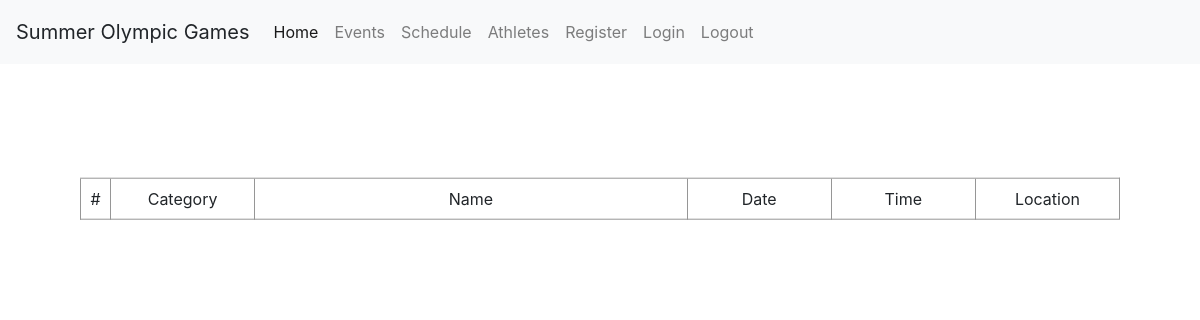
/eventsPage.php, run on an earlier commit of the app's database.
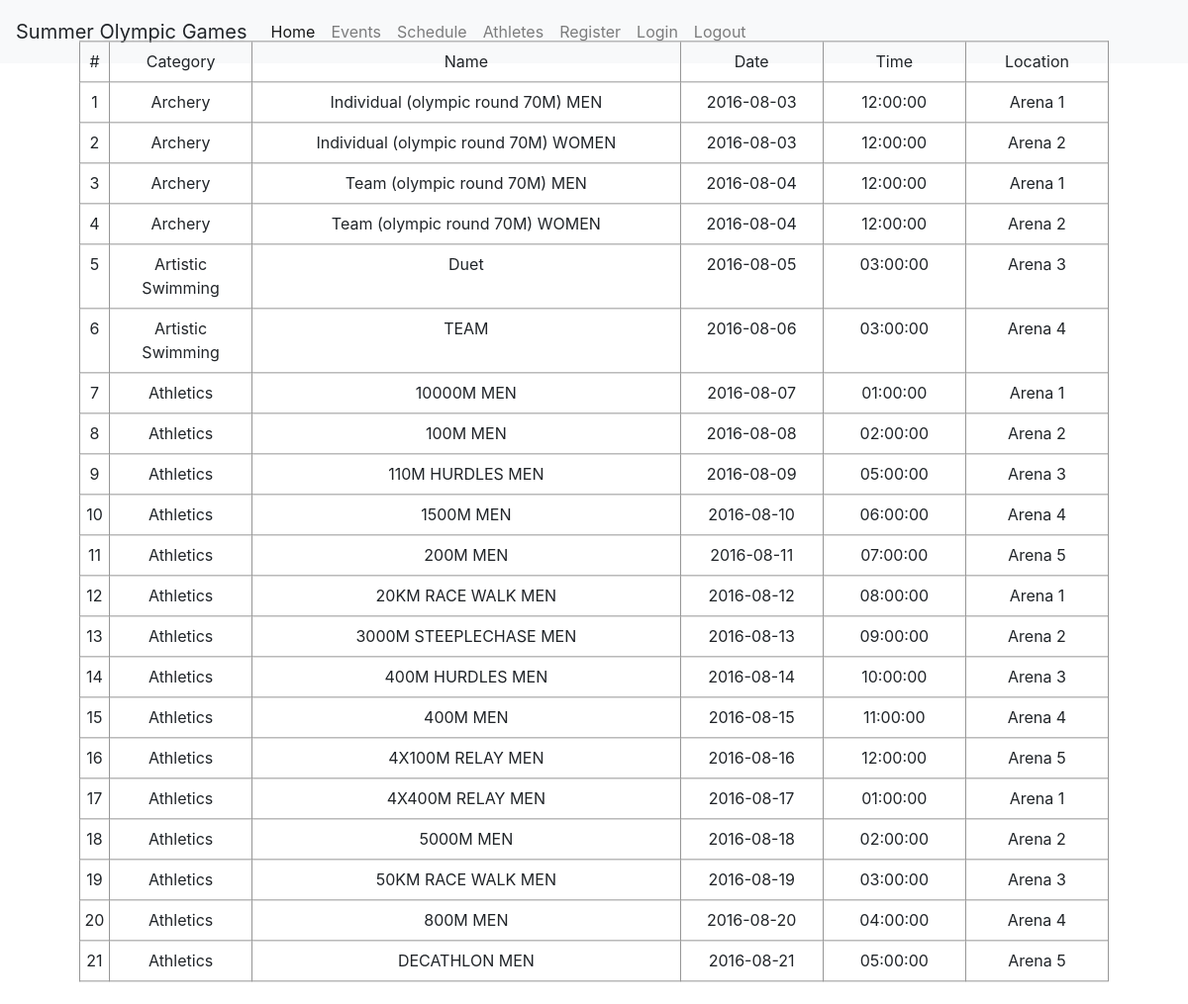
And on a later commit of the database.
### tables this page shows
CREATE TABLE IF NOT EXISTS olympicEvent(  
    id INT AUTO_INCREMENT,
    name VARCHAR(50) NOT NULL,
    date DATE NOT NULL,
    time  TIME NOT NULL,
    location VARCHAR(30) NOT NULL,
    eventType VARCHAR(15) NOT NULL,  
    category VARCHAR (30) NOT NULL,  
    PRIMARY KEY (id)
);

### eventsPage.php (the view)
<?php
require 'header.php';
?>
<div class="grid_container">
  <div class="grid">
    <span># </span>
    <span>Category</span>
    <span>Name</span>
    <span>Date</span>
    <span>Time</span>
    <span>Location</span>
    <?php
      $sql ="SELECT * FROM olympicEvent";
      $counter = 1;
      $result = mysqli_query($mysqli, $sql);
      $queryResult = mysqli_num_rows($result);
      if ($queryResult>0){
        while ($row = mysqli_fetch_assoc($result)){
          echo "<span>".$counter."</span>";
          echo "<span>".$row['category']."</span>";
          echo "<span>".$row['name']."</span>";
          echo "<span>".$row['date']."</span>";
          echo "<span>".$row['time']."</span>";
          echo "<span>".$row['location']."</span>";
          $counter++;
        }
      }
     ?>
  </div>
</div>

### header.php (shortened to what this page needs)
<html>
<head>
 <link rel="stylesheet" type="text/css" href="ourStyle.css">
 <link rel="stylesheet" href="https://maxcdn.bootstrapcdn.com/bootstrap/4.0.0/css/bootstrap.min.css"></head>
<body>
<nav class="navbar navbar-expand-lg navbar-light bg-light">
  <a class="navbar-brand">Summer Olympic Games</a>
  <div class="collapse navbar-collapse" id="navbarNavAltMarkup">
    <div class="navbar-nav">
      <a class="nav-item nav-link active" href="header.php">Home <span class="sr-only">(current)</span></a>
      <a class="nav-item nav-link" href="eventsPage.php">Events</a>
      <a class="nav-item nav-link" href="schedulePage.php">Schedule</a>
      <a class="nav-item nav-link" href="#">Athletes</a>
      <a class="nav-item nav-link" href="registerPage.php">Register</a>
      <a class="nav-item nav-link" href="loginPage.php">Login</a>
      <a class="nav-item nav-link" href="logout.php"> Logout</a></li>
    </div>
  </div>
</nav>

### ourStyle.css (style rules this page uses)
body { margin: 0; padding: 0; background: white no-repeat center center fixed; -webkit-background-size: cover; -moz-background-size: cover; -o-background-size: cover; background-size: cover; }
nav { display: flex; justify-content: space-around; align-items: center; min-height: 8vh; background: transparent; }
.grid_container { position: relative; top: 15%; left: 50%; max-width: 130vh; transform: translate(-50%, -15%); }
.grid { display: grid; grid-template-columns: minmax(20px, 30px) 1fr 3fr 1fr 1fr 1fr; border-top: 1px solid rgb(150, 150, 150); border-right: 1px solid rgb(150, 150, 150); text-align: center; }
.grid > span { padding: 8px 4px; border-left: 1px solid rgb(150, 150, 150); border-bottom: 1px solid rgb(150, 150, 150); }

What changed in the data, as far as the page shows it:
added olympicevent: category "Archery", name "Individual (olympic round 70M) MEN", date "2016-08-03", time "12:00:00", location "Arena 1"
added olympicevent: category "Archery", name "Individual (olympic round 70M) WOMEN", date "2016-08-03", time "12:00:00", location "Arena 2"
added olympicevent: category "Archery", name "Team (olympic round 70M) MEN", date "2016-08-04", time "12:00:00", location "Arena 1"
added olympicevent: category "Archery", name "Team (olympic round 70M) WOMEN", date "2016-08-04", time "12:00:00", location "Arena 2"
added olympicevent: category "Artistic Swimming", name "Duet", date "2016-08-05", time "03:00:00", location "Arena 3"
added olympicevent: category "Artistic Swimming", name "TEAM", date "2016-08-06", time "03:00:00", location "Arena 4"
added olympicevent: category "Athletics", name "10000M MEN", date "2016-08-07", time "01:00:00", location "Arena 1"
added olympicevent: category "Athletics", name "100M MEN", date "2016-08-08", time "02:00:00", location "Arena 2"
added olympicevent: category "Athletics", name "110M HURDLES MEN", date "2016-08-09", time "05:00:00", location "Arena 3"
added olympicevent: category "Athletics", name "1500M MEN", date "2016-08-10", time "06:00:00", location "Arena 4"
added olympicevent: category "Athletics", name "200M MEN", date "2016-08-11", time "07:00:00", location "Arena 5"
added olympicevent: category "Athletics", name "20KM RACE WALK MEN", date "2016-08-12", time "08:00:00", location "Arena 1"
added olympicevent: category "Athletics", name "3000M STEEPLECHASE MEN", date "2016-08-13", time "09:00:00", location "Arena 2"
added olympicevent: category "Athletics", name "400M HURDLES MEN", date "2016-08-14", time "10:00:00", location "Arena 3"
added olympicevent: category "Athletics", name "400M MEN", date "2016-08-15", time "11:00:00", location "Arena 4"
added olympicevent: category "Athletics", name "4X100M RELAY MEN", date "2016-08-16", time "12:00:00", location "Arena 5"
added olympicevent: category "Athletics", name "4X400M RELAY MEN", date "2016-08-17", time "01:00:00", location "Arena 1"
added olympicevent: category "Athletics", name "5000M MEN", date "2016-08-18", time "02:00:00", location "Arena 2"
added olympicevent: category "Athletics", name "50KM RACE WALK MEN", date "2016-08-19", time "03:00:00", location "Arena 3"
added olympicevent: category "Athletics", name "800M MEN", date "2016-08-20", time "04:00:00", location "Arena 4"
added olympicevent: category "Athletics", name "DECATHLON MEN", date "2016-08-21", time "05:00:00", location "Arena 5"
